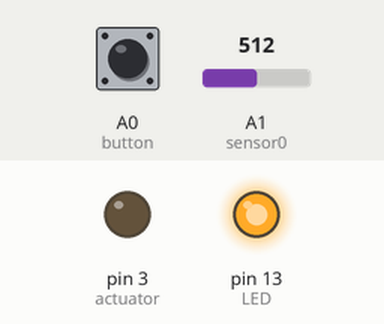
Simulated run of this sketch. Board: Arduino Uno, built with avr-gcc and run on an emulated ATmega328P. Parts: output pins drawn as LEDs (lit = HIGH). Inputs (shaded band) come from the test bench; at power-on: A1 (sensor0) = 512, A0 (button) HIGH. What the sketch prints to the serial monitor is not drawn.

Above: at 1.2 s.
1.3 s: A1 (sensor0) set to 245
At 2.9 s:
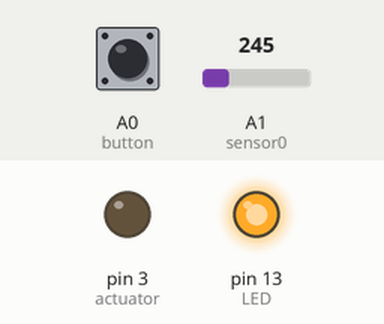
3.2 s: A0 (button) pulled LOW for 3.2 s
At 4.1 s:
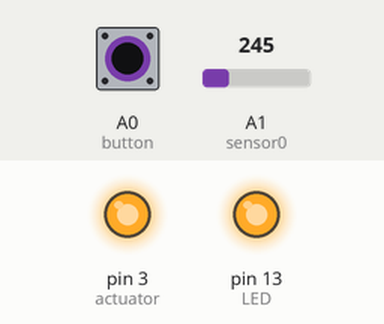
Timing chart, 0 to 8.1 s (numbered marks = the images above; inputs shaded):
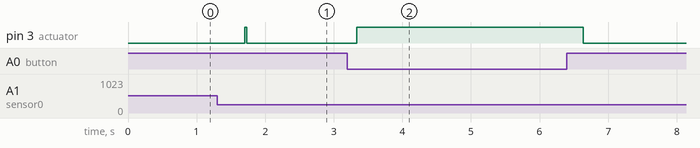

The sketch:

Idisinfector_1st_black.ino
```cpp
#define sensor0 A1
#define button A0
#define actuator 3
#define LED 13

bool flag = false;

void setup()
{
	pinMode(sensor0, INPUT_PULLUP);
	pinMode(button, INPUT_PULLUP);
	pinMode(actuator, OUTPUT);
	digitalWrite(actuator, LOW);
	pinMode(LED, OUTPUT);
	digitalWrite(LED, HIGH);
	Serial.begin(9600);
	Serial.println("Started");
}

void loop()
{
	delay(200);

	if((analogRead(sensor0) <= 255) && flag == false)
	{
		delay(300);
		analogWrite(actuator, 255);
		delay(30);
		analogWrite(actuator, 0);
		flag = true;
	}

	else if (((analogRead(sensor0) >= 255) && flag == true))
	{
		flag = false;
		delay(500);
	}

	if(digitalRead(button) == LOW)
	{
		delay(100);
		analogWrite(actuator, 255);
	}
	else if(digitalRead(button) == HIGH)
	{
		delay(100);
		analogWrite(actuator, 0);
	}
}
```

Measured:
- after the input at 1.3 s, pin 3 (actuator): LOW → HIGH after 0.40 s, → LOW 0.03 s later
- after the input at 3.2 s, pin 3 (actuator): LOW → HIGH after 0.13 s, → LOW 3.3 s later
